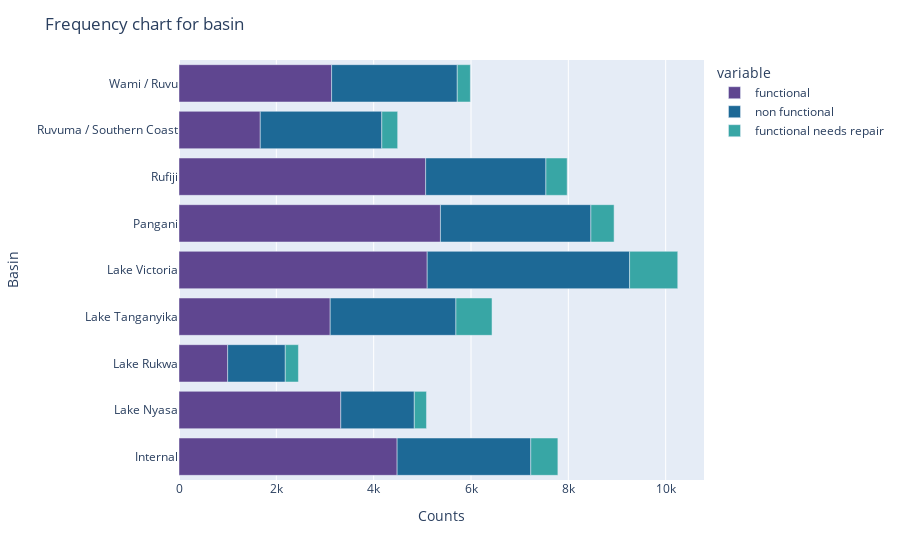

The notebook cell this image was saved under:
### Code cell
df_basin = df_train[['basin']].join(pd.get_dummies(df_train['status_group'])).groupby(
     'basin')[df_train['status_group'].unique()].apply(sum)

colors = plotly.colors.qualitative.Prism
fig=px.bar(df_basin,orientation='h',color_discrete_sequence=colors,)
fig.update_layout(title = "Frequency chart for basin",
     xaxis_title = 'Counts', yaxis_title = 'Basin')
fig.show()

### Figure 1 — Plotly figure (JSON) as saved in the notebook; plotly's stock layout.template omitted (floating-point values rounded to 4 significant figures)
{"data": [{"alignmentgroup": "True", "hovertemplate": "variable=functional<br>value=%{x}<br>basin=%{y}<extra></extra>", "legendgroup": "functional", "marker": {"color": "rgb(95, 70, 144)", "pattern": {"shape": ""}}, "name": "functional", "offsetgroup": "functional", "orientation": "h", "showlegend": true, "textposition": "auto", "type": "bar", "x": [4482, 3324, 1000, 3107, 5100, 5372, 5068, 1670, 3136], "xaxis": "x", "y": ["Internal", "Lake Nyasa", "Lake Rukwa", "Lake Tanganyika", "Lake Victoria", "Pangani", "Rufiji", "Ruvuma / Southern Coast", "Wami / Ruvu"], "yaxis": "y"}, {"alignmentgroup": "True", "hovertemplate": "variable=non functional<br>value=%{x}<br>basin=%{y}<extra></extra>", "legendgroup": "non functional", "marker": {"color": "rgb(29, 105, 150)", "pattern": {"shape": ""}}, "name": "non functional", "offsetgroup": "non functional", "orientation": "h", "showlegend": true, "textposition": "auto", "type": "bar", "x": [2746, 1511, 1184, 2583, 4159, 3091, 2471, 2497, 2582], "xaxis": "x", "y": ["Internal", "Lake Nyasa", "Lake Rukwa", "Lake Tanganyika", "Lake Victoria", "Pangani", "Rufiji", "Ruvuma / Southern Coast", "Wami / Ruvu"], "yaxis": "y"}, {"alignmentgroup": "True", "hovertemplate": "variable=functional needs repair<br>value=%{x}<br>basin=%{y}<extra></extra>", "legendgroup": "functional needs repair", "marker": {"color": "rgb(56, 166, 165)", "pattern": {"shape": ""}}, "name": "functional needs repair", "offsetgroup": "functional needs repair", "orientation": "h", "showlegend": true, "textposition": "auto", "type": "bar", "x": [557, 250, 270, 742, 989, 477, 437, 326, 269], "xaxis": "x", "y": ["Internal", "Lake Nyasa", "Lake Rukwa", "Lake Tanganyika", "Lake Victoria", "Pangani", "Rufiji", "Ruvuma / Southern Coast", "Wami / Ruvu"], "yaxis": "y"}], "layout": {"barmode": "relative", "legend": {"title": {"text": "variable"}, "tracegroupgap": 0}, "margin": {"t": 60}, "title": {"text": "Frequency chart for basin"}, "xaxis": {"anchor": "y", "domain": [0, 1], "title": {"text": "Counts"}}, "yaxis": {"anchor": "x", "domain": [0, 1], "title": {"text": "Basin"}}}}
